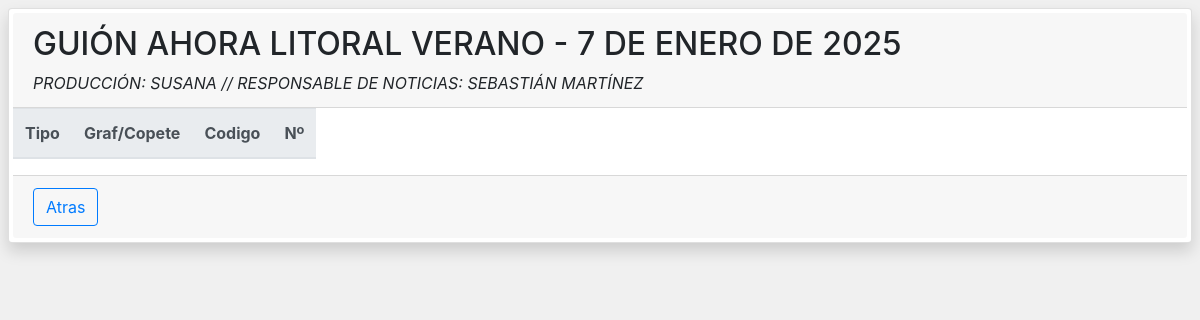
Screenshot of /control_graphs/2 with the database file from the repository.
### app.py (models this page shows)
class Guion(db.Model):
    __tablename__ = 'guion'
    id = db.Column(db.Integer, primary_key=True)
    nombre = db.Column(db.String(200), nullable=False)
    descripcion = db.Column(db.String(500), nullable=False)
    textos = db.relationship('Texto', backref='guion', lazy=True)

### app.py (the view)
@app.route('/control_graphs/<int:id>')
def control_graphs(id):
    guion = Guion.query.get(id)
    if guion:
        return render_template('control_graphs.html', guion=guion)
    else:
        return "Guion no encontrado", 404

### templates/control_graphs.html (shortened to what this page needs)
{% extends "base.html" %}
{% block extra_script %}
    <link rel="stylesheet" href="{{ url_for('static', filename='css/@fortawesome/fontawesome-free/css/all.min.css') }}">
{% endblock extra_script %}
{% block body %}
    <div class="card shadow p-1 m-2 rounded">
        <div class="card-header">
            <h2>{{ guion.nombre }}</h2>
            <em>{{ guion.descripcion }}</em>
        </div>
            <table class="table table-responsive" id="tablaTextos">
                <thead class="thead-light">
                <tr>
                    <th scope="col">Tipo</th>
                    <th scope="col">Graf/Copete</th>
                    <th scope="col">Codigo</th>
                    <th scope="col">Nº</th>
                </tr>
                </thead>
            </table>
        <div class="card-footer">
            <a href="/listado_guiones">
                <button class="btn btn-outline-primary">Atras</button>
            </a>
        </div>
    </div>
{% endblock body %}

### templates/base.html (style rules this page uses)
body { background-color: #f0f0f0; }

### rows the page displays
Guion: nombre "GUIÓN AHORA LITORAL VERANO - 7 DE ENERO DE 2025", descripcion "PRODUCCIÓN: SUSANA // RESPONSABLE DE NOTICIAS: SEBASTIÁN MARTÍNEZ"
